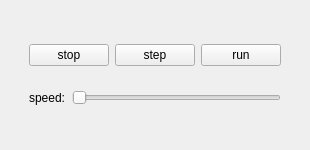
<?xml version="1.0" encoding="UTF-8"?>
<ui version="4.0">
 <class>stepper</class>
 <widget class="QWidget" name="stepper">
  <property name="geometry">
   <rect>
    <x>0</x>
    <y>0</y>
    <width>306</width>
    <height>150</height>
   </rect>
  </property>
  <property name="windowTitle">
   <string>stepper</string>
  </property>
  <layout class="QVBoxLayout" name="verticalLayout_2">
   <item>
    <widget class="QWidget" name="verticalWidget" native="true">
     <property name="sizePolicy">
      <sizepolicy hsizetype="Preferred" vsizetype="Maximum">
       <horstretch>0</horstretch>
       <verstretch>0</verstretch>
      </sizepolicy>
     </property>
     <property name="maximumSize">
      <size>
       <width>300</width>
       <height>16777215</height>
      </size>
     </property>
     <layout class="QVBoxLayout" name="verticalLayout">
      <item>
       <widget class="QWidget" name="btnWidget" native="true">
        <property name="sizePolicy">
         <sizepolicy hsizetype="Preferred" vsizetype="Maximum">
          <horstretch>0</horstretch>
          <verstretch>0</verstretch>
         </sizepolicy>
        </property>
        <layout class="QHBoxLayout" name="horizontalLayout">
         <item>
          <widget class="QPushButton" name="stopButton">
           <property name="text">
            <string>stop</string>
           </property>
          </widget>
         </item>
         <item>
          <widget class="QPushButton" name="stepButton">
           <property name="text">
            <string>step</string>
           </property>
          </widget>
         </item>
         <item>
          <widget class="QPushButton" name="runButton">
           <property name="text">
            <string>run</string>
           </property>
          </widget>
         </item>
        </layout>
       </widget>
      </item>
      <item>
       <widget class="QWidget" name="horizontalWidget" native="true">
        <property name="sizePolicy">
         <sizepolicy hsizetype="Preferred" vsizetype="Maximum">
          <horstretch>0</horstretch>
          <verstretch>0</verstretch>
         </sizepolicy>
        </property>
        <layout class="QHBoxLayout" name="horizontalLayout_2">
         <item>
          <widget class="QLabel" name="label">
           <property name="text">
            <string>speed:</string>
           </property>
          </widget>
         </item>
         <item>
          <widget class="QSlider" name="speedSlider">
           <property name="orientation">
            <enum>Qt::Horizontal</enum>
           </property>
          </widget>
         </item>
        </layout>
       </widget>
      </item>
     </layout>
    </widget>
   </item>
  </layout>
 </widget>
 <resources/>
 <connections/>
</ui>
